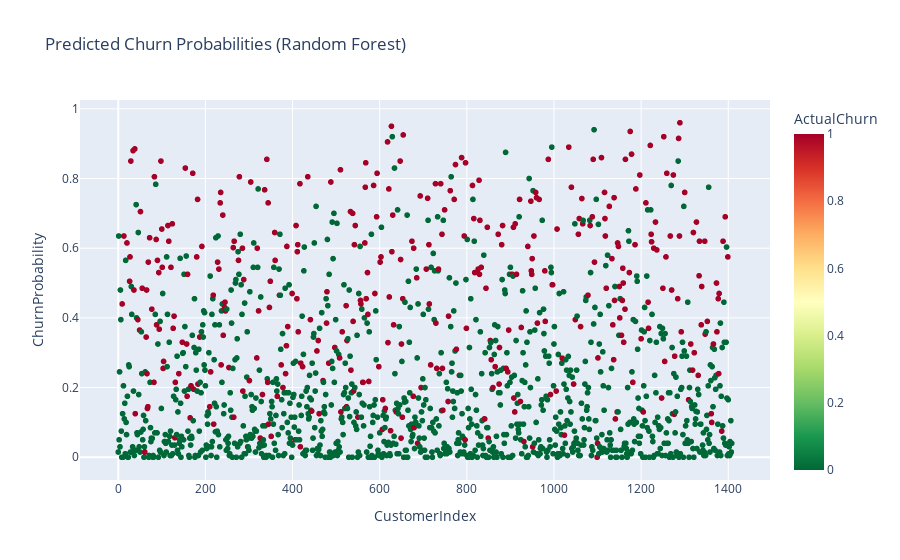

The notebook cell this image was saved under:
### Markdown cell above
### Predicted Churn Probability Visualization

### Code cell
y_proba_rf = rf_model.predict_proba(X_test)[:,1]
prob_df = pd.DataFrame({'CustomerIndex': range(len(y_test)),
                        'ChurnProbability': y_proba_rf,
                        'ActualChurn': y_test.values})

fig = px.scatter(prob_df, x='CustomerIndex', y='ChurnProbability',
                 color='ActualChurn', color_continuous_scale='RdYlGn_r',
                 title='Predicted Churn Probabilities (Random Forest)')
fig.show()

### Figure 1 — Plotly figure (JSON) as saved in the notebook; plotly's stock layout.template omitted (floating-point values rounded to 4 significant figures; data arrays with more than 128 entries replaced by an {"elided": "..."} marker saying what was removed)
{"data": [{"hovertemplate": "CustomerIndex=%{x}<br>ChurnProbability=%{y}<br>ActualChurn=%{marker.color}<extra></extra>", "legendgroup": "", "marker": {"color": {"elided": "1409 int values"}, "coloraxis": "coloraxis", "symbol": "circle"}, "mode": "markers", "name": "", "showlegend": false, "type": "scattergl", "x": {"elided": "1409 int values"}, "xaxis": "x", "y": {"elided": "1409 float values"}, "yaxis": "y"}], "layout": {"coloraxis": {"colorbar": {"title": {"text": "ActualChurn"}}, "colorscale": [[0, "rgb(0,104,55)"], [0.1, "rgb(26,152,80)"], [0.2, "rgb(102,189,99)"], [0.3, "rgb(166,217,106)"], [0.4, "rgb(217,239,139)"], [0.5, "rgb(255,255,191)"], [0.6, "rgb(254,224,139)"], [0.7, "rgb(253,174,97)"], [0.8, "rgb(244,109,67)"], [0.9, "rgb(215,48,39)"], [1, "rgb(165,0,38)"]]}, "legend": {"tracegroupgap": 0}, "title": {"text": "Predicted Churn Probabilities (Random Forest)"}, "xaxis": {"anchor": "y", "domain": [0, 1], "title": {"text": "CustomerIndex"}}, "yaxis": {"anchor": "x", "domain": [0, 1], "title": {"text": "ChurnProbability"}}}}
